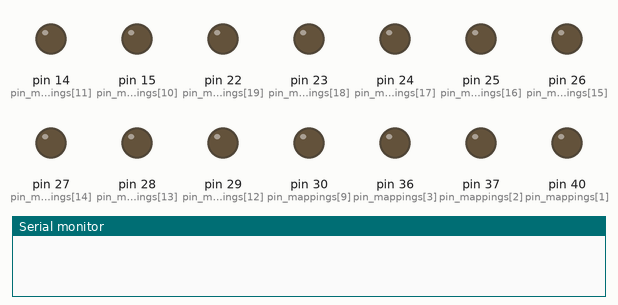
Recording of a sketch running on a simulated Arduino Mega 2560, built with avr-gcc and run on an emulated ATmega2560. On the bench: output pins drawn as LEDs (lit = HIGH), the last lines printed to the serial monitor. At 11.3 s the program stops and its outputs stay as they are.

Above: at 0.1 s.
At 8.1 s:
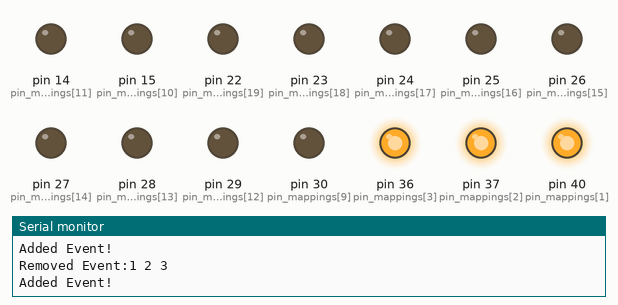
Timing chart, 0 to 11.7 s (numbered marks = the images above):
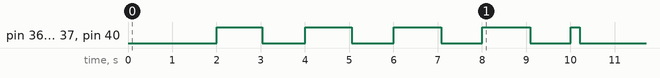

Measured:
- by itself, pin 36 (pin_mappings[3]), pin 37 (pin_mappings[2]), pin 40 (pin_mappings[1]): goes 4 × (HIGH 1.0 s, LOW 0.97 s), HIGH 0.20 s, then LOW

The sketch:

board_controller.ino
```cpp
// (licence header left out)
#include "PriorityNode.h"
#include "Scheduler.h"

PriorityNode::PriorityNode(long duration, int assoc_notes[], int num_notes) {
    time_till_off = duration;
    associated_notes = (int *) malloc(num_notes*sizeof(int));
    memcpy(associated_notes, assoc_notes, sizeof(int)*num_notes);
    num_associated_notes = num_notes;
};

void PriorityNode::UpdateNode(long time_elapsed) {
    time_till_off -= time_elapsed;
    if (right_child) {
        right_child->UpdateNode(time_elapsed);
    }
    if (left_child) {
        left_child->UpdateNode(time_elapsed);
    }
}

void PriorityNode::AddNode(PriorityNode * toAdd) {
    if (toAdd->time_till_off < time_till_off) {
        if (left_child) {
            left_child->AddNode(toAdd);
        }
        else {
            left_child = toAdd;
        }
    }
    if (toAdd->time_till_off >= time_till_off) {
        if (right_child) {
            right_child->AddNode(toAdd);
        }
        else {
            right_child = toAdd;
        }
    }
}

PriorityNode * PriorityNode::RemoveNode(PriorityNode *toRemove) {
    if (toRemove == this) {
        if (right_child && left_child) {
            PriorityNode * parent = this;
            PriorityNode * minimum = left_child;
            while (minimum->left_child) {
                parent = minimum;
                minimum = parent->left_child;
            }
            this->time_till_off = minimum->time_till_off;
            parent->left_child = 0;
            delete minimum;
        }
        else if (right_child) {
            return right_child;
        }
        else if (left_child) {
            return left_child;
        }
        else {
            return 0;
        }
    }
    else {
        if (right_child) {
            right_child = right_child->RemoveNode(toRemove);
        }
        if (left_child) {
            left_child = left_child->RemoveNode(toRemove);
        }
        return this;
    }
}

PriorityNode * PriorityNode::GetMinimum() {
    PriorityNode * current = this;
    while (current->left_child) {
        current = current->left_child;
    }
    return current;
}

int PriorityNode::IsDone() {
    if (time_till_off < 0) {
        return 1;
    }

    else {
        return 0;
    }
}

int * PriorityNode::GetNotes() {
    return associated_notes;
}

int PriorityNode::GetNumNotes() {
    return num_associated_notes;
}

Scheduler::Scheduler(PriorityNode * start) {
    root = start;
}


PriorityNode * Scheduler::GetNext() {
    PriorityNode * minimum = root->GetMinimum();
    if (minimum->IsDone()) {
        PriorityNode * toReturn = new PriorityNode(0, minimum->GetNotes(), minimum->GetNumNotes());
        root = root->RemoveNode(minimum);
        return toReturn;
    }
    else {
        return 0;
    }
}

void Scheduler::UpdateSchedule(long time_step) {
    root->UpdateNode(time_step);
}

const int pin_mappings[] = {41, 40, 37, 36, 35, 34, 33, 32, 31, 30, 15, 14, 29, 28, 27, 26, 25, 24, 23, 22, A15, A14, A13, A12, A11};
const int num_pins = 23;

const int pin_enables[] = {25, 24, 23, 18, 17, 16, 15};
const int driver_number = 7;

void Scheduler::AddEvent(long duration, int notes[], int num_notes) {
    PriorityNode * temp = new PriorityNode(duration, notes, num_notes);
    for (int i = 0; i < num_notes; i++) {
      digitalWrite(pin_mappings[notes[i]], HIGH);
    }
    root->AddNode(temp);
}

void Scheduler::ProcessMessage(int message[]) {
    long time_stamp = ((long)message[1] << (sizeof(int)*8)) + message[2];
    int num_notes = message[2];
    int * notes = (int *) malloc(sizeof(int)*8);
    for (int i = 3; i < num_notes+3; i++) {
        notes[i-3] = message[i];
        //DigitalWrite(PinMapping[message[i]], HIGH);
    }
    this->AddEvent(time_stamp, notes, num_notes);
}

void Scheduler::CheckNoteOffs() {
    PriorityNode * next;
    while (next = this->GetNext()) {
        Serial.print("Removed Event:");
        int * notes = next->GetNotes();
        for (int i = 0; i < next->GetNumNotes(); i++) {
          Serial.print(notes[i], DEC);
          Serial.print(" ");
          digitalWrite(pin_mappings[notes[i]], LOW);
        }
        Serial.println("");
    }
}


Scheduler * scheduler;
long prev_time;
long add_time;
int notes1 [] = {1, 2, 3};
int notes2 [] = {4, 5};


void setup() {
  for (int i = 0; i < num_pins; i++) {
    pinMode(pin_mappings[i], OUTPUT);
  }
  for (int i = 0; i < num_pins; i++) {
    digitalWrite(pin_mappings[i], LOW);
  }
  PriorityNode * root = new PriorityNode(10000, notes1, 3);
  scheduler = new Scheduler(root);
  prev_time = millis();
  add_time = millis();
  Serial.begin(115200);
}

byte flag = 0x01;

void loop() {
  if (millis() - prev_time > 100) {
    prev_time = millis();
    scheduler->UpdateSchedule(100);
    scheduler->CheckNoteOffs();
  }
  if (millis() - add_time > 2000) {
    add_time = millis();
    scheduler->AddEvent(1000, notes1, 3);
    Serial.println("Added Event!");
  }

}
```

PriorityNode.h
```cpp
// (licence header left out)
#ifndef PRIORITY_NODE_H
#define PRIORITY_NODE_H

class PriorityNode {
        long time_till_off;
        PriorityNode * right_child;
        PriorityNode * left_child;
        int * associated_notes;
        int num_associated_notes;
    public:
        PriorityNode(long duration, int assoc_notes[], int num_notes);
        void AddNode(PriorityNode * toAdd);
        PriorityNode * RemoveNode(PriorityNode * toRemove);
        void UpdateNode(long time_elapsed);
        void PrintTree();
        PriorityNode * GetMinimum();
        int IsDone();
        int * GetNotes();
        int GetNumNotes();
};


#endif
```

Scheduler.h
```cpp
// (licence header left out)
#include "PriorityNode.h"

#ifndef SCHEDULER_H
#define SCHEDULER_H

class Scheduler {
        PriorityNode * root;
    public:
        Scheduler(PriorityNode * start);
        void AddEvent(long duration, int notes[], int num_notes);
        PriorityNode * GetNext();
        void PrintSchedule();
        void UpdateSchedule(long time_step);
        void ProcessMessage(int message[]);
        void CheckNoteOffs();
};


#endif
```
